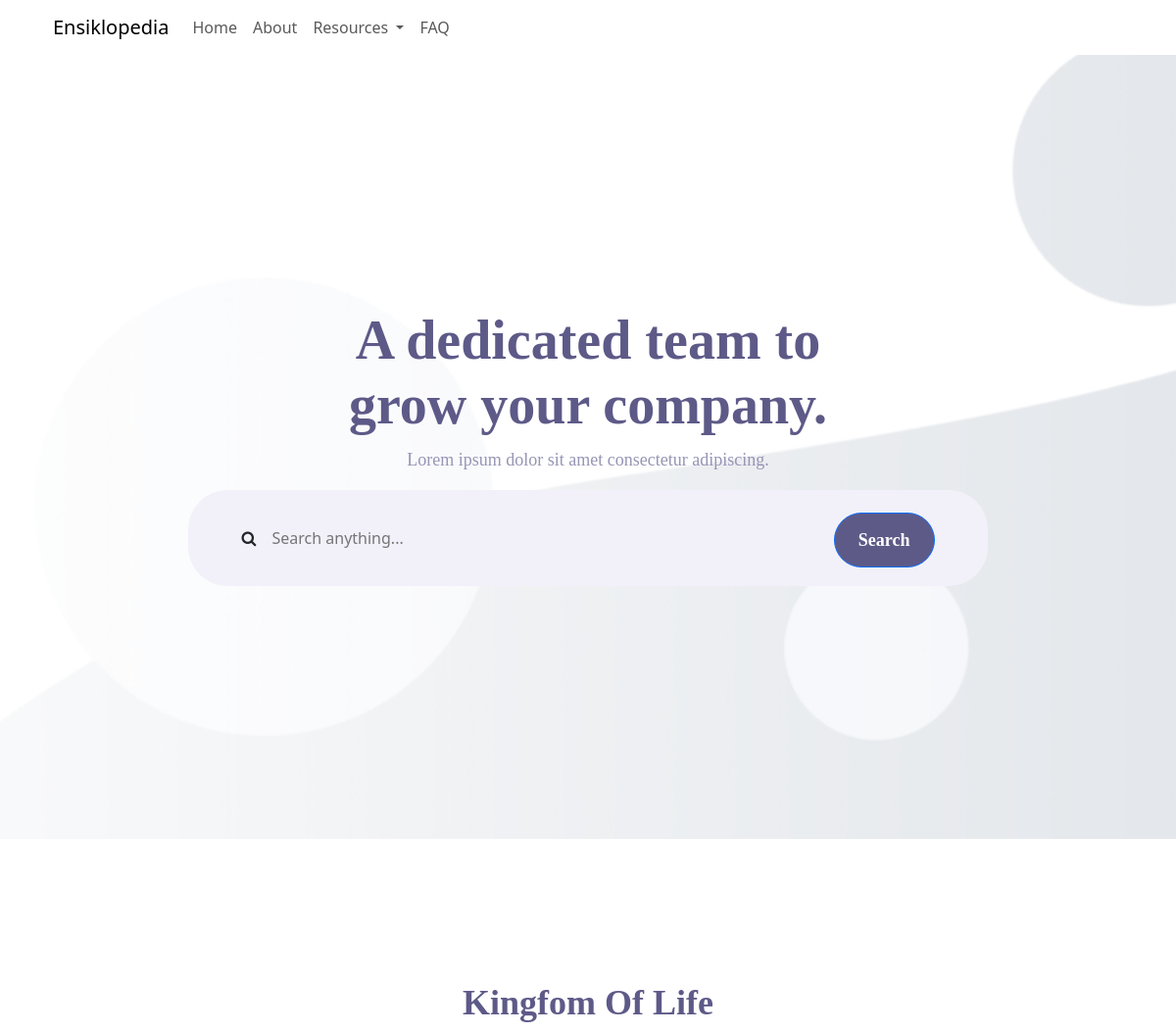
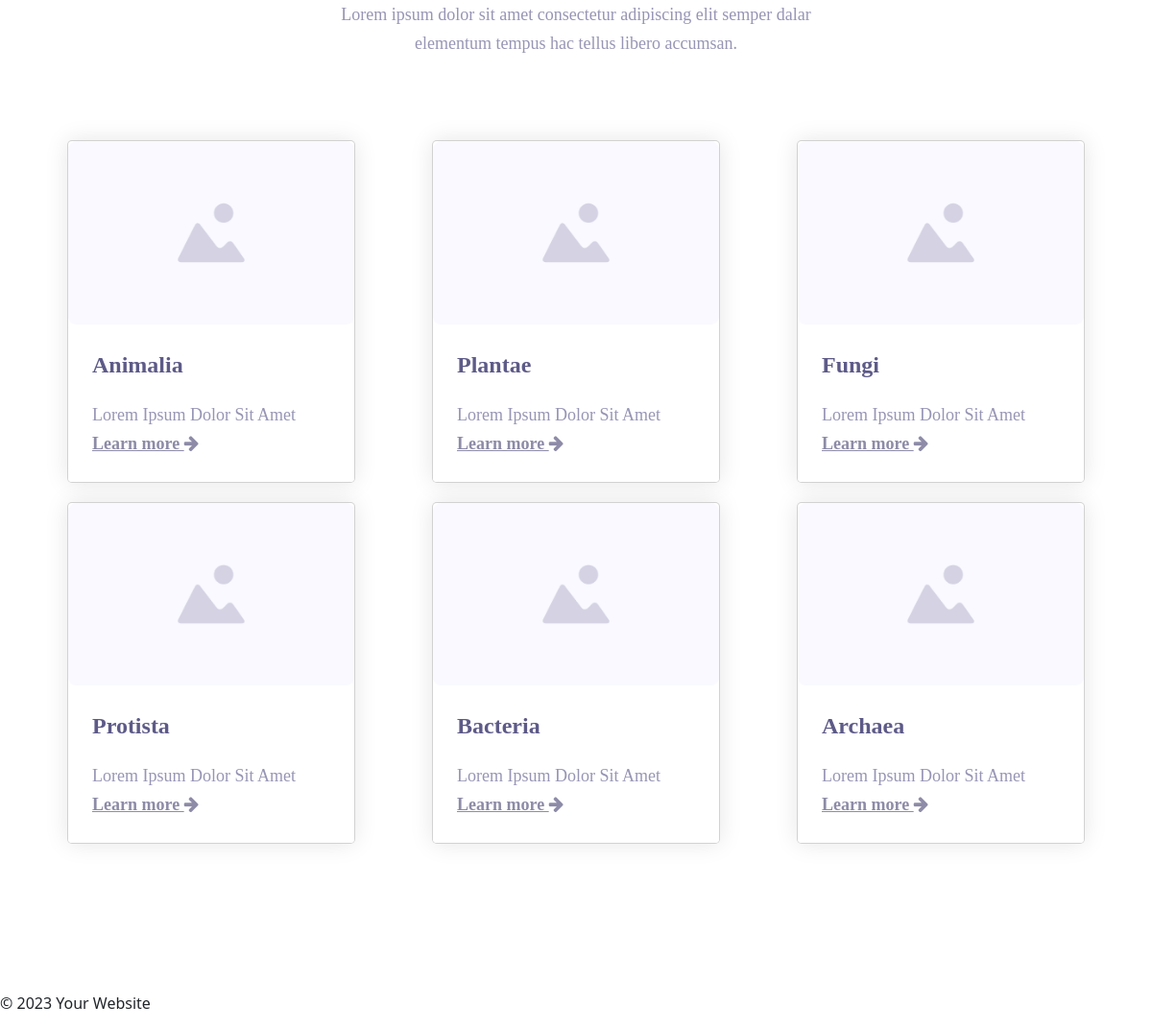
The page / on the database its author committed (2 pictures, top to bottom).
### tables this page shows
CREATE TABLE Kingdom
(
  ID_Kingdom VARCHAR(8) NOT NULL,
  Nama_Kingdom VARCHAR(25) NOT NULL,
  Deskripsi_Kingdom VARCHAR(200) NOT NULL,
  Gambar VARCHAR (500),
  PRIMARY KEY (ID_Kingdom)
);

### index.php (the view, shortened to what this page needs)
<?php
include 'connection.php';
?>
<!DOCTYPE html>
<html lang="en">
<head>
    <link rel="stylesheet" href="css/Style.css">
    <link rel="stylesheet" href="https://cdnjs.cloudflare.com/ajax/libs/aos/2.3.4/aos.css" />
    <link rel="stylesheet" href="https://stackpath.bootstrapcdn.com/font-awesome/4.7.0/css/font-awesome.min.css">
    <link href="https://cdn.jsdelivr.net/npm/bootstrap@5.3.2/dist/css/bootstrap.min.css" rel="stylesheet">
</head>
<body>
    <div class="container">
        <nav class="navbar navbar-expand-lg">
            <div class="container">
                <a class="navbar-brand">Ensiklopedia</a>
                <div class="collapse navbar-collapse" id="ftco-nav">
                    <ul class="navbar-nav ml-auto mr-md-3">
                        <li class="nav-item active"><a href="#" class="nav-link">Home</a></li>
                        <li class="nav-item"><a href="#" class="nav-link">About</a></li>
                        <li class="nav-item dropdown">
                        <a class="nav-link dropdown-toggle" href="#" id="resourcesDropdown" role="button" data-bs-toggle="dropdown" aria-expanded="false">
                            Resources
                        </a>
                    </li>
                    <li class="nav-item"><a href="#" class="nav-link">FAQ</a></li>
                    </ul>
                </div>
            </div>
        </nav>
    </div>
    <section id="cover" class="d-flex align-items-center">
        <div class="container" data-aos="fade-up">
            <div class="row justify-content-center"  data-aos="fade-up" data-aos-delay="150">
                <div class="col-xl-6 col-lg-8">
                    <h1>A dedicated team to grow your company<span>.</span></h1>
                    <p>Lorem ipsum dolor sit amet consectetur adipiscing.</p>
                </div>
            </div>
            <div class="row justify-content-center" data-aos="fade-up" data-aos-delay="150">
                <div class="search">
                    <div class="search-form">
                        <form action="" method="post">
                            <i class="fa fa-search"></i>
                            <input type="text" name="search" placeholder="Search anything...">
                            <button class="btn btn-primary">Search</button>
                        </form>
                    </div>
                </div>
            </div>
        </div>
    </section>
    <section id="kingdom" class="d-flex">
        <div class="container">
            <div class="row justify-content-center"  data-aos="fade-up" data-aos-delay="150" style="padding-bottom: 3.75rem;">
                <div class="col-xl-6 col-lg-8">
                    <h2>Kingfom Of Life<span></span></h2>
                    <p>Lorem ipsum dolor sit amet consectetur adipiscing elit semper dalar elementum tempus hac tellus libero accumsan. </p>
                </div>
            </div>
            <div class="row justify-content-center" id="cards">
                <?php
                $sql = "SELECT * FROM Kingdom";
                $result = $conn->query($sql);
                if ($result->num_rows > 0) {
                    while ($row = $result->fetch_assoc()) {
                        echo '<div class="col-lg-4 col-md-6" data-aos="fade-up" data-aos-delay="150">';
                        echo '    <div class="card">';
                        echo '        <img src="' . $row['Gambar'] . '">';
                        echo '        <div class="card-content">';
                        echo '            <div class="card-name">';
                        echo '                ' . $row['Nama_Kingdom'];
                        echo '            </div>';
                        echo '            <div class="card-description">';
                        echo '                ' . $row['Deskripsi_Kingdom'];
                        echo '                <a href="#" id=""><br>Learn more <i class="fa fa-arrow-right" aria-hidden="true"></i> </a>';
                        echo '            </div>';
                        echo '        </div>';
                        echo '    </div>';
                        echo '</div>';
                    }
                } else {
                    echo "No kingdoms found.";
                }
                ?>
            </div>
        </div>
    </section>
    <footer>
        <p>&copy; <?php echo date("Y"); ?> Your Website</p>
    </footer>
</body>
</html>

### css/Style.css (style rules this page uses)
body { font-family: "DM Sans"; color: #444444; }
section { padding: 9rem 0; overflow: hidden; }
.navbar { padding: 0; }
#cover { width: 100%; height: 100vh; background: url("../img/Placeholder/picture.png") top center; background-size: cover; position: relative; }
#cover h1 { color: var(--neutral-colors-headings-black, #5D5A88); text-align: center; font-feature-settings: 'clig' off, 'liga' off; font-family: DM Sans; font-size: 56px; font-style: normal; font-weight: 700; line-height: 66px; }
#cover p { color: var(--neutral-colors-text-gray, #9795B5); text-align: center; font-feature-settings: 'clig' off, 'liga' off; font-family: DM Sans; font-size: 18px; font-style: normal; font-weight: 400; line-height: 30px; }
#cover .search { max-width: 70vw; text-align: center; display: flex; justify-content: center; }
#cover .search .search-form { width: 100%; height: 12.277vh; border-radius: 2.5rem; background: var(--neutral-colors-color-400, #F2F1FA); }
#cover .search .search-form .fa-search { position: relative; margin-right: 10px; }
#cover .search .search-form input[type=text] { width: 70%; height: 12.277vh; border:none; background-color: transparent; }
#cover .search .search-form button { padding: 1.125rem 1.5rem; gap: 0.625rem; border-radius: 1.875rem; background: var(--neutral-colors-headings-black, #5D5A88); color: var(--neutral-colors-white, #FFF); text-align: right; font-feature-settings: 'clig' off, 'liga' off; font-family: DM Sans; font-size: 1.125rem; font-style: normal; font-weight: 700; line-height: 1.125rem; }
#kingdom h2 { color: var(--neutral-colors-headings-black, #5D5A88); text-align: center; font-feature-settings: 'clig' off, 'liga' off; font-family: DM Sans; font-size: 2.25rem; font-style: normal; font-weight: 700; line-height: 2.875rem; }
#kingdom p { color: var(--neutral-colors-text-gray, #9795B5); text-align: center; font-feature-settings: 'clig' off, 'liga' off; font-family: DM Sans; font-size: 18px; font-style: normal; font-weight: 400; line-height: 30px; }
#kingdom .card { max-width: 300px; background-color: #FFF; border-radius: 5px; box-shadow: 0px 0px 25px rgba(0, 0, 0, 0.1); overflow: hidden; position: relative; margin: 10px auto; cursor: pointer; }
#kingdom .card img { transition: all 0.25s linear; }
#kingdom .card .card-content { position: relative; padding: 15px; background-color: #FFF; }
#kingdom .card .card-name { color: var(--neutral-colors-headings-black, #5D5A88); font-feature-settings: 'clig' off, 'liga' off; font-family: DM Sans; font-size: 1.5rem; font-style: normal; font-weight: 700; line-height: 2.125rem; padding: 10px; }
#kingdom .card .card-description { color: var(--neutral-colors-text-gray, #9795B5); font-feature-settings: 'clig' off, 'liga' off; font-family: DM Sans; font-size: 1.125rem; font-style: normal; font-weight: 400; line-height: 1.875rem; padding: 10px; }
#kingdom .card .card-description a { color: var(--neutral-colors-color-900, #8D8BA7); text-align: center; font-feature-settings: 'clig' off, 'liga' off; font-family: DM Sans; font-size: 1.125rem; font-style: normal; font-weight: 700; line-height: 1.125rem; padding: 10px; }

### rows shown on the page
kingdom: Gambar (placeholder picture), Nama_Kingdom "Animalia", Deskripsi_Kingdom "Lorem Ipsum Dolor Sit Amet"
kingdom: Gambar (placeholder picture), Nama_Kingdom "Plantae", Deskripsi_Kingdom "Lorem Ipsum Dolor Sit Amet"
kingdom: Gambar (placeholder picture), Nama_Kingdom "Fungi", Deskripsi_Kingdom "Lorem Ipsum Dolor Sit Amet"
kingdom: Gambar (placeholder picture), Nama_Kingdom "Protista", Deskripsi_Kingdom "Lorem Ipsum Dolor Sit Amet"
kingdom: Gambar (placeholder picture), Nama_Kingdom "Bacteria", Deskripsi_Kingdom "Lorem Ipsum Dolor Sit Amet"
kingdom: Gambar (placeholder picture), Nama_Kingdom "Archaea", Deskripsi_Kingdom "Lorem Ipsum Dolor Sit Amet"
